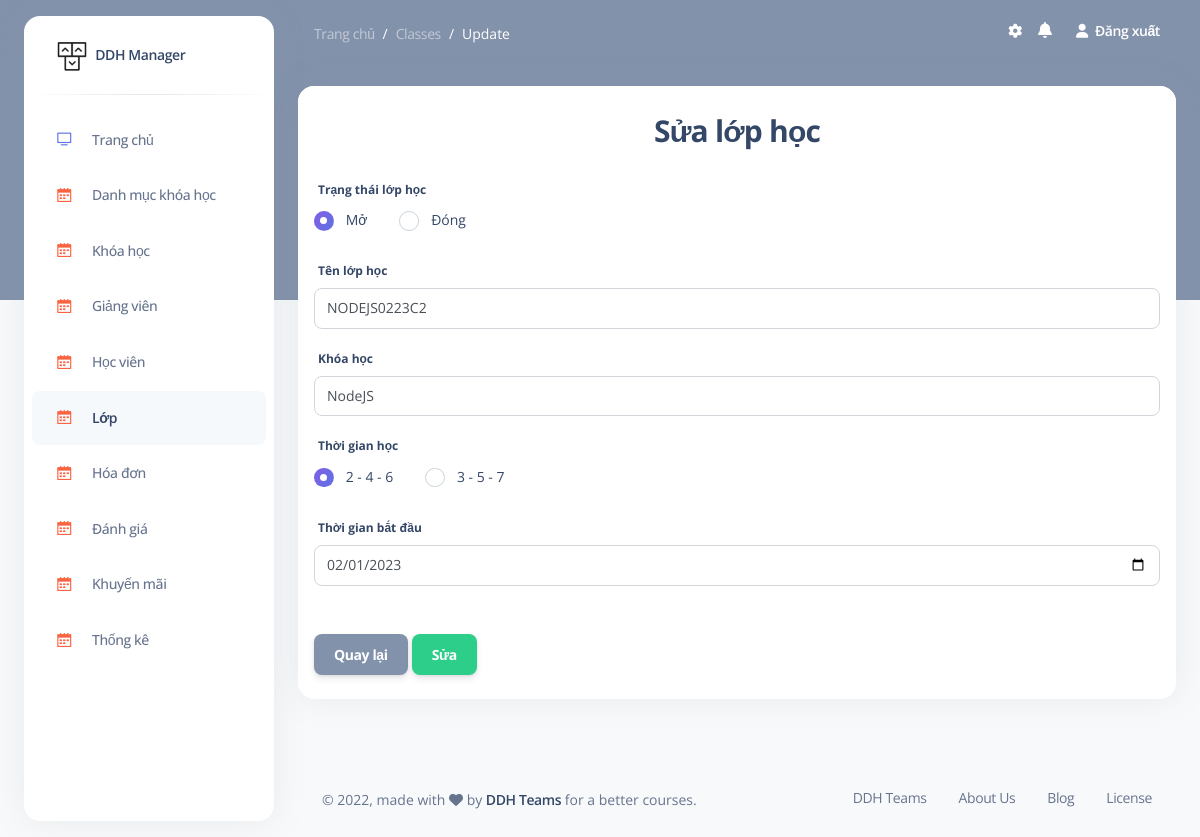
Screenshot of /admin/classes/update/12 (signed in) with the database file from the repository.
### tables this page shows
CREATE TABLE `classes` (
                           `id` int NOT NULL,
                           `name_class` varchar(255) DEFAULT NULL,
                           `id_course` int DEFAULT NULL,
                           `id_teacher` int DEFAULT NULL,
                           `slot` int DEFAULT '3',
                           `time_learn` tinyint DEFAULT NULL,
                           `time_start` date DEFAULT NULL,
                           `time_end` date DEFAULT NULL,
                           `status_class` tinyint DEFAULT '0'
);

### models/admin/classes.php (called while the page is built, shortened)
<?php
    function class_detail($id){
        $sql = "SELECT *
                FROM classes
                INNER JOIN teachers ON classes.id_teacher = teachers.id
                INNER JOIN courses ON courses.id = classes.id_course
                WHERE classes.id = ?
             ";
        return query_one($sql,$id);
    }
?>

### models/process_db.php (called while the page is built, shortened)
<?php
    function connect(){
        $conn = null;
        try {
            $conn = new PDO("mysql:host=".DB_HOST.";dbname=".DB_NAME."", DB_USER, DB_PASS);
            $conn->setAttribute(PDO::ATTR_ERRMODE, PDO::ERRMODE_EXCEPTION);
        }catch(PDOException $e){
            echo "Connection failed: " . $e->getMessage();
        }
        return $conn;
    }
    function query($sql){
        $sql_args = array_slice(func_get_args(), 1);
        try {
            $stmt = connect()->prepare($sql);
            $stmt->execute($sql_args);
            $rows = $stmt->fetchAll();
            return $rows;
        } catch (PDOException $e) {
            throw $e;
        }
    }
    function query_one($sql){
        $sql_args = array_slice(func_get_args(), 1);
        try {
            $stmt = connect()->prepare($sql);
            $stmt->execute($sql_args);
            $row = $stmt->fetch(PDO::FETCH_ASSOC);
            return $row;
        } catch (PDOException $e) {
            throw $e;
        }
    }
?>

### models/admin/courses.php (called while the page is built, shortened)
<?php
    function courses_read(){
        $sql = "SELECT courses.*,categories.name_category
            FROM `courses`
            INNER JOIN categories ON courses.id_category = categories.id
        ";
        return query($sql);
    }
?>

### views/admin/classes/update.php (the view, shortened to what this page needs)
<section class="container-fluid py-4">
    <div class="row">
        <div class="col-12">
            <div class="card mb-4">
                <div class="card-header pb-0">
                    <div class="text-center">
                        <h3>Sửa lớp học</h3>
                    </div>
                </div>
                <div class="card-body px-0 pt-0 pb-2">
                    <div class="p-3">
                        <form action="<?= CLASSES ?>/edit/<?= $update_class['id'] ?>" method="post" id="form-1" enctype="multipart/form-data">
                            <div class="form-group">
                                <label for="time_learn" class="form-label">
                                    Trạng thái lớp học
                                </label>
                                <div class="d-flex">
                                    <div class="form-check">
                                        <input class="form-check-input" type="radio" name="status_class" id="statusClass1" value="0" <?= $update_class['status_class'] == 0 ? "checked" : "" ?>>
                                        <label class="form-check-label" for="statusClass1">
                                            Mở
                                        </label>
                                    </div>
                                    <div class="form-check">
                                        <input class="form-check-input" type="radio" name="status_class" id="statusClass2" value="1" <?= $update_class['status_class'] == 1 ? "checked" : "" ?>>
                                        <label class="form-check-label" for="statusClass2">
                                            Đóng
                                        </label>
                                    </div>
                                </div>
                            </div>
                            <div class="form-group ">
                                <label for="name_class" class="form-label">Tên lớp học</label>
                                <input type="text" name="name_class" id="name_class" class="form-control" value="<?= $update_class['name_class'] ?>">
                            </div>
                            <div class="form-group ">
                                <label for="id_category" class="form-label">Khóa học</label>
                                <select name="id_category" id="id_category" class="form-control">
                                    <?php foreach($courses_read as $key => $values): ?>
                                        <option <?= $update_class['name_course'] == $values['name_course'] ? "selected" : "" ?>  value="<?= $values['id'] ?>"><?= $values['name_course'] ?></option>
                                    <?php endforeach; ?>
                                </select>
                            </div>
                            <div class="form-group">
                                <label for="time_learn" class="form-label">
                                    Thời gian học
                                </label>
                                <div class="d-flex">
                                    <div class="form-check">
                                        <input class="form-check-input" type="radio" name="time_learn" id="statusCourse1" value="0" <?= $update_class['time_learn'] == 0 ? "checked" : "" ?>>
                                        <label class="form-check-label" for="statusCourse1">
                                            2 - 4 - 6
                                        </label>
                                    </div>
                                    <div class="form-check">
                                        <input class="form-check-input" type="radio" name="time_learn" id="statusCourse2" value="1" <?= $update_class['time_learn'] == 1 ? "checked" : "" ?>>
                                        <label class="form-check-label" for="statusCourse2">
                                            3 - 5 - 7
                                        </label>
                                    </div>
                                </div>
                            </div>
                            <div class="form-group ">
                                <label for="time_start" class="form-label">Thời gian bắt đầu</label>
                                <input type="date" name="time_start" id="time_start" class="form-control" value="<?= $update_class['time_start'] ?>" required>
                            </div>
                            <div class="mt-5">
                                <a href="<?= CLASSES ?>" class="btn btn-secondary">Quay lại</a>
                                <button class="btn btn-success" name="create_course" type="submit">Sửa</button>
                            </div>
                        </form>
                    </div>
                </div>
            </div>
        </div>
    </div>
</section>

### admin.php (style rules this page uses)
.btn { margin-bottom: 0 !important; }

### rows the page displays
classes: status_class "☑ Mở", status_class "☐ Đóng", name_class "NODEJS0223C2", time_learn "☑ 2 - 4 - 6", time_learn "☐ 3 - 5 - 7", time_start "02/01/2023"

### other values shown
$_GET['module'] "Classes"
$_GET['act'] "Update"
form field id_category "NodeJS"
